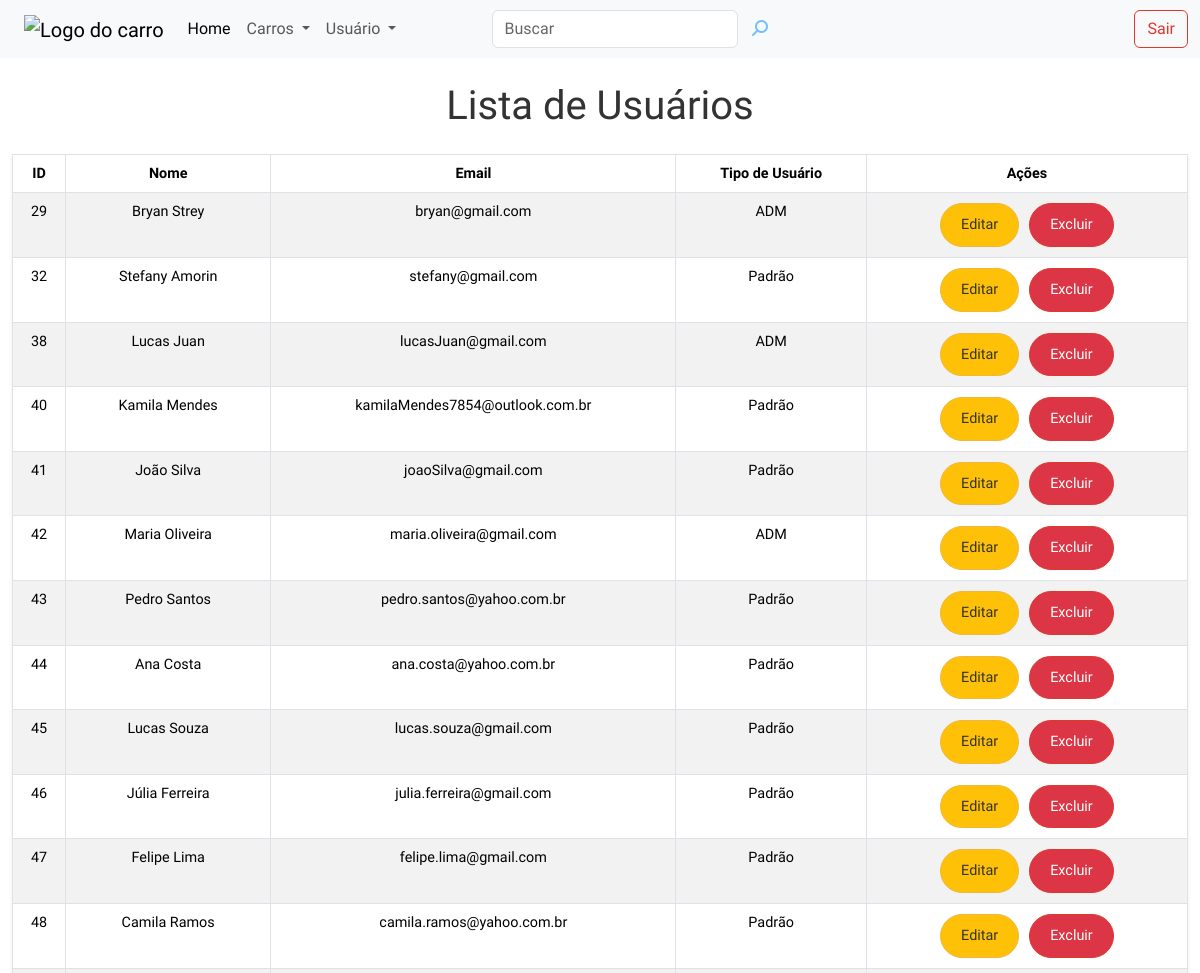
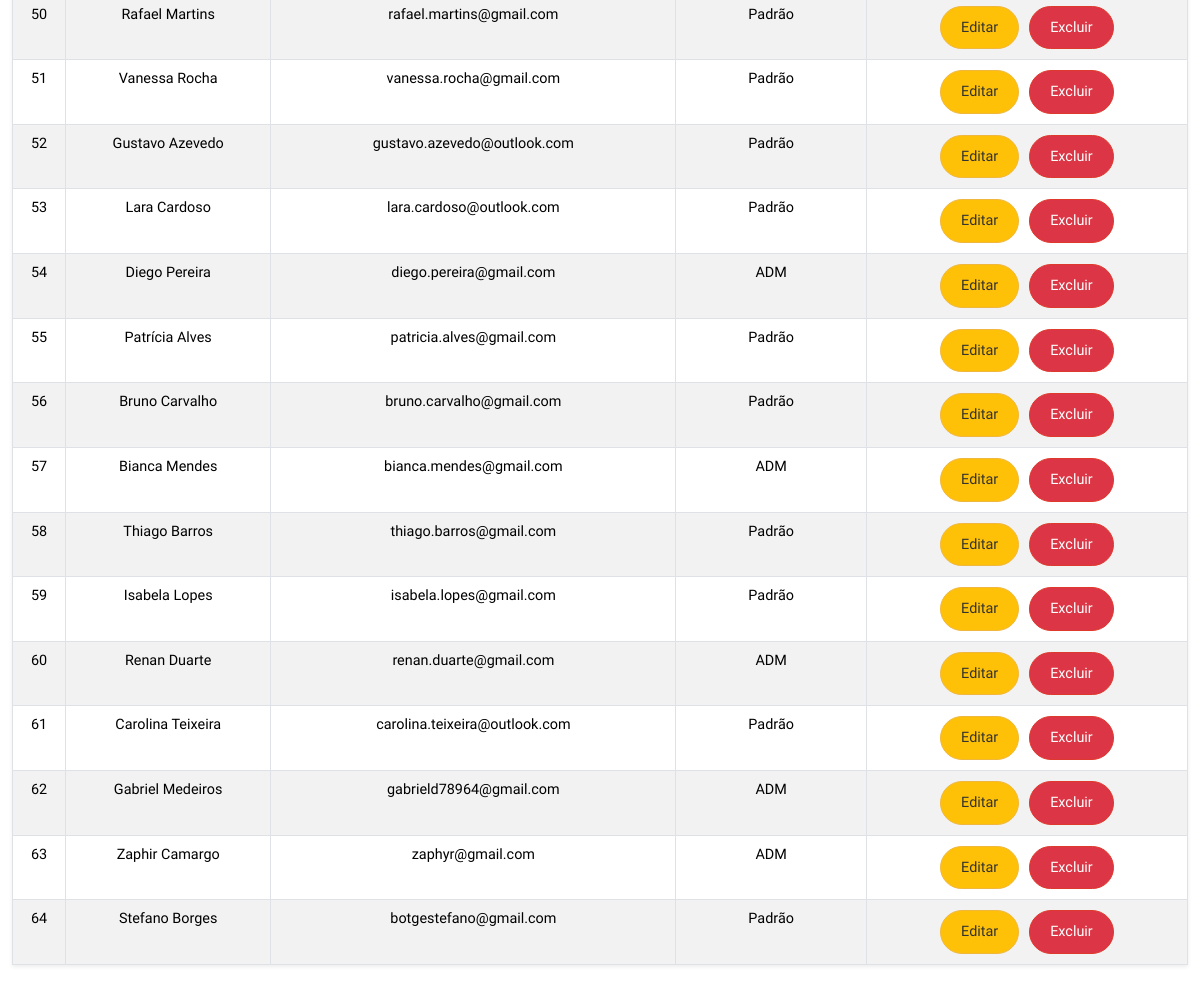
/listaUsuarios.php, run on the app's committed database (2 pictures, top to bottom).
### tables this page shows
CREATE TABLE `usuario` (
  `id` int NOT NULL,
  `nome` varchar(50) NOT NULL,
  `email` varchar(100) NOT NULL,
  `senha` varchar(50) NOT NULL,
  `tipoUsuario` varchar(10) NOT NULL
);

### listaUsuarios.php (the view, shortened to what this page needs)
<?php
    include 'conexao.php';
    $searchTerm = isset($_POST['search']) ? $_POST['search'] : '';
    if ($conn) {
        $stmt = $conn->prepare("SELECT * FROM usuario WHERE id LIKE ? OR nome LIKE ? OR email LIKE ? OR tipoUsuario LIKE ?");
        $searchTerm = "%" . $searchTerm . "%";
        $stmt->bind_param('ssss', $searchTerm, $searchTerm, $searchTerm, $searchTerm);
        $stmt->execute();
        $resultado = $stmt->get_result();
    }
?>
<!DOCTYPE html>
<html lang="pt-BR">
<head>
    <link href="https://bootswatch.com/5/united/bootstrap.min.css" rel="stylesheet">
    <link rel="stylesheet" href="src/style/index.css">
    <link rel="stylesheet" href="https://cdn.jsdelivr.net/npm/sweetalert2@11.6.8/dist/sweetalert2.min.css">
    <link rel="stylesheet" href="https://cdnjs.cloudflare.com/ajax/libs/font-awesome/6.5.0/css/all.min.css">
</head>
<header class="header">
    <nav class="navbar navbar-expand-lg bg-body-tertiary navbar-light">
        <div class="container-fluid">
            <a class="navbar-brand" href="paginaInicial.php">
                <img class="logo" src="img/perfil/car.png" alt="Logo do carro" style="max-height: 40px;">
            </a>
            <div class="collapse navbar-collapse" id="navbarSupportedContent">
                <ul class="navbar-nav me-auto mb-2 mb-lg-0">
                    <li class="nav-item">
                        <a class="nav-link active" aria-current="page" href="paginaInicial.php">Home</a>
                    </li>
                    <li class="nav-item dropdown">
                        <a class="nav-link dropdown-toggle" href="#" role="button" data-bs-toggle="dropdown" aria-expanded="false">
                            Carros
                        </a>
                    </li>
                    <li class="nav-item dropdown">
                        <a class="nav-link dropdown-toggle" href="#" role="button" data-bs-toggle="dropdown" aria-expanded="false">
                            Usuário
                        </a>
                    </li>
                </ul>
                <form class="d-flex align-items-center" role="search" method="POST" action="listaUsuarios.php">
                    <input class="form-control me-2" type="search" name="search" placeholder="Buscar" aria-label="Buscar">
                    <button type="submit" style="border: none; background: none"><i class="fa-solid fa-magnifying-glass fa-rotate-90" style="color: #74C0FC; margin-top: 2px"></i></button>
                </form>
                <a class="btn btn-outline-danger ms-2" href="login.php">Sair</a>
            </div>
        </div>
    </nav>
</header>
<body>
<div class="container">
    <h1 class="my-4 text-center">Lista de Usuários</h1>
    <?php if ($resultado->num_rows > 0): ?>
    <table class="table table-striped table-hover table-bordered shadow-sm">
        <thead>
        <tr>
            <th>ID</th>
            <th>Nome</th>
            <th>Email</th>
            <th>Tipo de Usuário</th>
            <th>Ações</th>
        </tr>
        </thead>
        <tbody>
        <?php
        while ($row = $resultado->fetch_assoc()) {
            echo "<tr>";
            echo "<td>" . $row['id'] . "</td>";
            echo "<td>" . $row['nome'] . "</td>";
            echo "<td>" . $row['email'] . "</td>";
            echo "<td>" . $row['tipoUsuario'] . "</td>";
            echo "<td>";
            echo "<button class='btn btn-warning btn-editar' data-id='" . $row['id'] . "' data-nome='" . $row['nome'] . "' data-email='" . $row['email'] . "'data-tipo-usuario='" . $row['tipoUsuario'] . "'>Editar</button>";
            echo "<button class='btn btn-danger btn-excluir' data-id='" . $row['id'] . "'>Excluir</button>";
            echo "</td>";
            echo "</tr>";
        }
        ?>
        </tbody>
        <?php else: ?>
            <p class="alert alert-warning">Não há usuários registrados com esse nome/email.</p>
        <?php endif; ?>
</div>
</body>
</html>

### src/style/index.css (style rules this page uses)
.header { background-color: red; }
.d-flex { margin-right: 35%; }
.container-fluid { margin-left: 1%; }
.logo { height: 40px; width: 40px; }
table { margin-top: 20px; font-size: 0.9rem; width: 100%; }
th, td { padding: 8px; text-align: center; }
th { background-color: #007bff; color: white; }
td { background-color: #f9f9f9; }
tbody tr:nth-child(even) { background-color: #f2f2f2; }
.btn-editar, .btn-excluir { margin: 2px 5px; font-size: 0.8rem; }
.container { max-width: 900px; margin: 0 auto; }
.btn-editar, .btn-excluir { padding: 10px 20px; font-size: 0.9rem; border-radius: 25px; text-decoration: none; display: inline-block; transition: transform 0.3s ease, background-color 0.3s ease; }
.btn-editar { background-color: #ffc107; color: #333; }
.btn-excluir { background-color: #dc3545; color: white; }
.container { max-width: 1200px; margin: 0 auto; }

### data on the page
usuario: id "29", nome "Bryan Strey", email "bryan@gmail.com", tipoUsuario "ADM"
usuario: id "32", nome "Stefany Amorin", email "stefany@gmail.com", tipoUsuario "Padrão"
usuario: id "38", nome "Lucas Juan", email "lucasJuan@gmail.com", tipoUsuario "ADM"
usuario: id "40", nome "Kamila Mendes", email "kamilaMendes7854@outlook.com.br", tipoUsuario "Padrão"
usuario: id "41", nome "João Silva", email "joaoSilva@gmail.com", tipoUsuario "Padrão"
usuario: id "42", nome "Maria Oliveira", email "maria.oliveira@gmail.com", tipoUsuario "ADM"
usuario: id "43", nome "Pedro Santos", email "pedro.santos@yahoo.com.br", tipoUsuario "Padrão"
usuario: id "44", nome "Ana Costa", email "ana.costa@yahoo.com.br", tipoUsuario "Padrão"
usuario: id "45", nome "Lucas Souza", email "lucas.souza@gmail.com", tipoUsuario "Padrão"
usuario: id "46", nome "Júlia Ferreira", email "julia.ferreira@gmail.com", tipoUsuario "Padrão"
usuario: id "47", nome "Felipe Lima", email "felipe.lima@gmail.com", tipoUsuario "Padrão"
usuario: id "48", nome "Camila Ramos", email "camila.ramos@yahoo.com.br", tipoUsuario "Padrão"
usuario: id "50", nome "Rafael Martins", email "rafael.martins@gmail.com", tipoUsuario "Padrão"
usuario: id "51", nome "Vanessa Rocha", email "vanessa.rocha@gmail.com", tipoUsuario "Padrão"
usuario: id "52", nome "Gustavo Azevedo", email "gustavo.azevedo@outlook.com", tipoUsuario "Padrão"
usuario: id "53", nome "Lara Cardoso", email "lara.cardoso@outlook.com", tipoUsuario "Padrão"
usuario: id "54", nome "Diego Pereira", email "diego.pereira@gmail.com", tipoUsuario "ADM"
usuario: id "55", nome "Patrícia Alves", email "patricia.alves@gmail.com", tipoUsuario "Padrão"
usuario: id "56", nome "Bruno Carvalho", email "bruno.carvalho@gmail.com", tipoUsuario "Padrão"
usuario: id "57", nome "Bianca Mendes", email "bianca.mendes@gmail.com", tipoUsuario "ADM"
usuario: id "58", nome "Thiago Barros", email "thiago.barros@gmail.com", tipoUsuario "Padrão"
usuario: id "59", nome "Isabela Lopes", email "isabela.lopes@gmail.com", tipoUsuario "Padrão"
usuario: id "60", nome "Renan Duarte", email "renan.duarte@gmail.com", tipoUsuario "ADM"
usuario: id "61", nome "Carolina Teixeira", email "carolina.teixeira@outlook.com", tipoUsuario "Padrão"
usuario: id "62", nome "Gabriel Medeiros", email "gabrield78964@gmail.com", tipoUsuario "ADM"
usuario: id "63", nome "Zaphir Camargo", email "zaphyr@gmail.com", tipoUsuario "ADM"
usuario: id "64", nome "Stefano Borges", email "botgestefano@gmail.com", tipoUsuario "Padrão"
